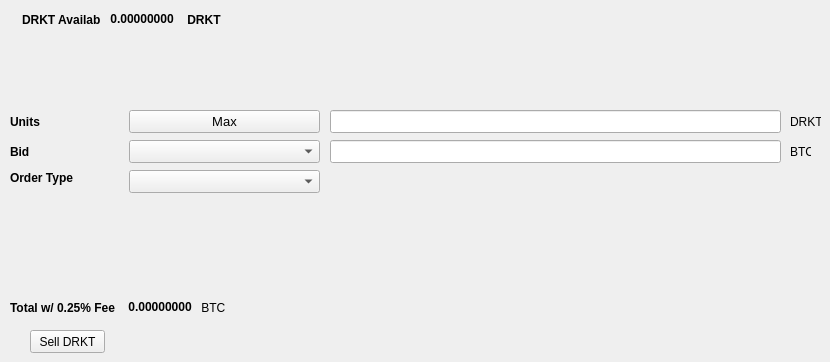
   <widget class="QWidget" name="SellTab">
    <attribute name="title">
     <string>Sell</string>
    </attribute>
    <widget class="QLabel" name="label_16">
     <property name="geometry">
      <rect>
       <x>790</x>
       <y>140</y>
       <width>21</width>
       <height>23</height>
      </rect>
     </property>
     <property name="text">
      <string>BTC</string>
     </property>
    </widget>
    <widget class="QComboBox" name="SellBidcomboBox">
     <property name="geometry">
      <rect>
       <x>129</x>
       <y>140</y>
       <width>191</width>
       <height>23</height>
      </rect>
     </property>
     <property name="font">
      <font>
       <pointsize>10</pointsize>
      </font>
     </property>
    </widget>
    <widget class="QLabel" name="label_18">
     <property name="geometry">
      <rect>
       <x>10</x>
       <y>110</y>
       <width>46</width>
       <height>23</height>
      </rect>
     </property>
     <property name="font">
      <font>
       <weight>75</weight>
       <bold>true</bold>
      </font>
     </property>
     <property name="text">
      <string>Units</string>
     </property>
    </widget>
    <widget class="QPushButton" name="Sell_Max_Amount">
     <property name="geometry">
      <rect>
       <x>129</x>
       <y>110</y>
       <width>191</width>
       <height>23</height>
      </rect>
     </property>
     <property name="font">
      <font>
       <pointsize>10</pointsize>
      </font>
     </property>
     <property name="text">
      <string>Max</string>
     </property>
    </widget>
    <widget class="QLabel" name="label_20">
     <property name="geometry">
      <rect>
       <x>10</x>
       <y>170</y>
       <width>71</width>
       <height>16</height>
      </rect>
     </property>
     <property name="font">
      <font>
       <weight>75</weight>
       <bold>true</bold>
      </font>
     </property>
     <property name="text">
      <string>Order Type</string>
     </property>
    </widget>
    <widget class="QComboBox" name="SellOrdertypeCombo">
     <property name="geometry">
      <rect>
       <x>129</x>
       <y>170</y>
       <width>191</width>
       <height>23</height>
      </rect>
     </property>
     <property name="font">
      <font>
       <pointsize>10</pointsize>
      </font>
     </property>
    </widget>
    <widget class="QLabel" name="label_21">
     <property name="geometry">
      <rect>
       <x>10</x>
       <y>140</y>
       <width>46</width>
       <height>23</height>
      </rect>
     </property>
     <property name="font">
      <font>
       <weight>75</weight>
       <bold>true</bold>
      </font>
     </property>
     <property name="text">
      <string>Bid</string>
     </property>
    </widget>
    <widget class="QLabel" name="label_22">
     <property name="geometry">
      <rect>
       <x>790</x>
       <y>110</y>
       <width>31</width>
       <height>23</height>
      </rect>
     </property>
     <property name="text">
      <string>DRKT</string>
     </property>
    </widget>
    <widget class="QLineEdit" name="UnitsInputDRKT">
     <property name="geometry">
      <rect>
       <x>330</x>
       <y>110</y>
       <width>451</width>
       <height>23</height>
      </rect>
     </property>
     <property name="font">
      <font>
       <pointsize>9</pointsize>
       <weight>75</weight>
       <bold>true</bold>
      </font>
     </property>
    </widget>
    <widget class="QLineEdit" name="SellBidPriceEdit">
     <property name="geometry">
      <rect>
       <x>330</x>
       <y>140</y>
       <width>451</width>
       <height>23</height>
      </rect>
     </property>
     <property name="font">
      <font>
       <pointsize>9</pointsize>
       <weight>75</weight>
       <bold>true</bold>
      </font>
     </property>
    </widget>
    <widget class="QPushButton" name="SellDRKTBTN">
     <property name="geometry">
      <rect>
       <x>30</x>
       <y>330</y>
       <width>75</width>
       <height>23</height>
      </rect>
     </property>
     <property name="text">
      <string>Sell DRKT</string>
     </property>
    </widget>
    <widget class="QWidget" name="layoutWidget">
     <property name="geometry">
      <rect>
       <x>22</x>
       <y>12</y>
       <width>200</width>
       <height>15</height>
      </rect>
     </property>
     <layout class="QHBoxLayout" name="horizontalLayout">
      <item>
       <widget class="QLabel" name="label232_2">
        <property name="font">
         <font>
          <weight>75</weight>
          <bold>true</bold>
         </font>
        </property>
        <property name="text">
         <string>DRKT Available:</string>
        </property>
       </widget>
      </item>
      <item>
       <widget class="QLabel" name="DRKTAvailableLabel">
        <property name="palette">
         <palette>
          <active>
           <colorrole role="WindowText">
            <brush brushstyle="SolidPattern">
             <color alpha="255">
              <red>0</red>
              <green>0</green>
              <blue>0</blue>
             </color>
            </brush>
           </colorrole>
           <colorrole role="Button">
            <brush brushstyle="SolidPattern">
             <color alpha="255">
              <red>0</red>
              <green>170</green>
              <blue>0</blue>
             </color>
            </brush>
           </colorrole>
           <colorrole role="Light">
            <brush brushstyle="SolidPattern">
             <color alpha="255">
              <red>0</red>
              <green>255</green>
              <blue>0</blue>
             </color>
            </brush>
           </colorrole>
           <colorrole role="Midlight">
            <brush brushstyle="SolidPattern">
             <color alpha="255">
              <red>0</red>
              <green>212</green>
              <blue>0</blue>
             </color>
            </brush>
           </colorrole>
           <colorrole role="Dark">
            <brush brushstyle="SolidPattern">
             <color alpha="255">
              <red>0</red>
              <green>85</green>
              <blue>0</blue>
             </color>
            </brush>
           </colorrole>
           <colorrole role="Mid">
            <brush brushstyle="SolidPattern">
             <color alpha="255">
              <red>0</red>
              <green>113</green>
              <blue>0</blue>
             </color>
            </brush>
           </colorrole>
           <colorrole role="Text">
            <brush brushstyle="SolidPattern">
             <color alpha="255">
              <red>0</red>
              <green>170</green>
              <blue>0</blue>
             </color>
            </brush>
           </colorrole>
           <colorrole role="BrightText">
            <brush brushstyle="SolidPattern">
             <color alpha="255">
              <red>255</red>
              <green>255</green>
              <blue>255</blue>
             </color>
            </brush>
           </colorrole>
           <colorrole role="ButtonText">
            <brush brushstyle="SolidPattern">
             <color alpha="255">
              <red>0</red>
              <green>0</green>
              <blue>0</blue>
             </color>
            </brush>
           </colorrole>
           <colorrole role="Base">
            <brush brushstyle="SolidPattern">
             <color alpha="255">
              <red>255</red>
              <green>255</green>
              <blue>255</blue>
             </color>
            </brush>
           </colorrole>
           <colorrole role="Window">
            <brush brushstyle="SolidPattern">
             <color alpha="255">
              <red>0</red>
              <green>170</green>
              <blue>0</blue>
             </color>
            </brush>
           </colorrole>
           <colorrole role="Shadow">
            <brush brushstyle="SolidPattern">
             <color alpha="255">
              <red>0</red>
              <green>0</green>
              <blue>0</blue>
             </color>
            </brush>
           </colorrole>
           <colorrole role="AlternateBase">
            <brush brushstyle="SolidPattern">
             <color alpha="255">
              <red>127</red>
              <green>212</green>
              <blue>127</blue>
             </color>
            </brush>
           </colorrole>
           <colorrole role="ToolTipBase">
            <brush brushstyle="SolidPattern">
             <color alpha="255">
              <red>255</red>
              <green>255</green>
              <blue>220</blue>
             </color>
            </brush>
           </colorrole>
           <colorrole role="ToolTipText">
            <brush brushstyle="SolidPattern">
             <color alpha="255">
              <red>0</red>
              <green>0</green>
              <blue>0</blue>
             </color>
            </brush>
           </colorrole>
          </active>
          <inactive>
           <colorrole role="WindowText">
            <brush brushstyle="SolidPattern">
             <color alpha="255">
              <red>0</red>
              <green>0</green>
              <blue>0</blue>
             </color>
            </brush>
           </colorrole>
           <colorrole role="Button">
            <brush brushstyle="SolidPattern">
             <color alpha="255">
              <red>0</red>
              <green>170</green>
              <blue>0</blue>
             </color>
            </brush>
           </colorrole>
           <colorrole role="Light">
            <brush brushstyle="SolidPattern">
             <color alpha="255">
              <red>0</red>
              <green>255</green>
              <blue>0</blue>
             </color>
            </brush>
           </colorrole>
           <colorrole role="Midlight">
            <brush brushstyle="SolidPattern">
             <color alpha="255">
              <red>0</red>
              <green>212</green>
              <blue>0</blue>
             </color>
            </brush>
           </colorrole>
           <colorrole role="Dark">
            <brush brushstyle="SolidPattern">
             <color alpha="255">
              <red>0</red>
              <green>85</green>
              <blue>0</blue>
             </color>
            </brush>
           </colorrole>
           <colorrole role="Mid">
            <brush brushstyle="SolidPattern">
             <color alpha="255">
              <red>0</red>
              <green>113</green>
              <blue>0</blue>
             </color>
            </brush>
           </colorrole>
           <colorrole role="Text">
            <brush brushstyle="SolidPattern">
             <color alpha="255">
              <red>0</red>
              <green>170</green>
              <blue>0</blue>
             </color>
            </brush>
           </colorrole>
           <colorrole role="BrightText">
            <brush brushstyle="SolidPattern">
             <color alpha="255">
              <red>255</red>
              <green>255</green>
              <blue>255</blue>
             </color>
            </brush>
           </colorrole>
           <colorrole role="ButtonText">
            <brush brushstyle="SolidPattern">
             <color alpha="255">
              <red>0</red>
              <green>0</green>
              <blue>0</blue>
             </color>
            </brush>
           </colorrole>
           <colorrole role="Base">
            <brush brushstyle="SolidPattern">
             <color alpha="255">
              <red>255</red>
              <green>255</green>
              <blue>255</blue>
             </color>
            </brush>
           </colorrole>
           <colorrole role="Window">
            <brush brushstyle="SolidPattern">
             <color alpha="255">
              <red>0</red>
              <green>170</green>
              <blue>0</blue>
             </color>
            </brush>
           </colorrole>
           <colorrole role="Shadow">
            <brush brushstyle="SolidPattern">
             <color alpha="255">
              <red>0</red>
              <green>0</green>
              <blue>0</blue>
             </color>
            </brush>
           </colorrole>
           <colorrole role="AlternateBase">
            <brush brushstyle="SolidPattern">
             <color alpha="255">
              <red>127</red>
              <green>212</green>
              <blue>127</blue>
             </color>
            </brush>
           </colorrole>
           <colorrole role="ToolTipBase">
            <brush brushstyle="SolidPattern">
             <color alpha="255">
              <red>255</red>
              <green>255</green>
              <blue>220</blue>
             </color>
            </brush>
           </colorrole>
           <colorrole role="ToolTipText">
            <brush brushstyle="SolidPattern">
             <color alpha="255">
              <red>0</red>
              <green>0</green>
              <blue>0</blue>
             </color>
            </brush>
           </colorrole>
          </inactive>
          <disabled>
           <colorrole role="WindowText">
            <brush brushstyle="SolidPattern">
             <color alpha="255">
              <red>0</red>
              <green>85</green>
              <blue>0</blue>
             </color>
            </brush>
           </colorrole>
           <colorrole role="Button">
            <brush brushstyle="SolidPattern">
             <color alpha="255">
              <red>0</red>
              <green>170</green>
              <blue>0</blue>
             </color>
            </brush>
           </colorrole>
           <colorrole role="Light">
            <brush brushstyle="SolidPattern">
             <color alpha="255">
              <red>0</red>
              <green>255</green>
              <blue>0</blue>
             </color>
            </brush>
           </colorrole>
           <colorrole role="Midlight">
            <brush brushstyle="SolidPattern">
             <color alpha="255">
              <red>0</red>
              <green>212</green>
              <blue>0</blue>
             </color>
            </brush>
           </colorrole>
           <colorrole role="Dark">
            <brush brushstyle="SolidPattern">
             <color alpha="255">
              <red>0</red>
              <green>85</green>
              <blue>0</blue>
             </color>
            </brush>
           </colorrole>
           <colorrole role="Mid">
            <brush brushstyle="SolidPattern">
             <color alpha="255">
              <red>0</red>
              <green>113</green>
              <blue>0</blue>
             </color>
            </brush>
           </colorrole>
           <colorrole role="Text">
            <brush brushstyle="SolidPattern">
             <color alpha="255">
              <red>0</red>
              <green>85</green>
              <blue>0</blue>
             </color>
            </brush>
           </colorrole>
           <colorrole role="BrightText">
            <brush brushstyle="SolidPattern">
             <color alpha="255">
              <red>255</red>
              <green>255</green>
              <blue>255</blue>
             </color>
            </brush>
           </colorrole>
           <colorrole role="ButtonText">
            <brush brushstyle="SolidPattern">
             <color alpha="255">
              <red>0</red>
              <green>85</green>
              <blue>0</blue>
             </color>
            </brush>
           </colorrole>
           <colorrole role="Base">
            <brush brushstyle="SolidPattern">
             <color alpha="255">
              <red>0</red>
              <green>170</green>
              <blue>0</blue>
             </color>
            </brush>
           </colorrole>
           <colorrole role="Window">
            <brush brushstyle="SolidPattern">
             <color alpha="255">
              <red>0</red>
              <green>170</green>
              <blue>0</blue>
             </color>
            </brush>
           </colorrole>
           <colorrole role="Shadow">
            <brush brushstyle="SolidPattern">
             <color alpha="255">
              <red>0</red>
              <green>0</green>
              <blue>0</blue>
             </color>
            </brush>
           </colorrole>
           <colorrole role="AlternateBase">
            <brush brushstyle="SolidPattern">
             <color alpha="255">
              <red>0</red>
              <green>170</green>
              <blue>0</blue>
             </color>
            </brush>
           </colorrole>
           <colorrole role="ToolTipBase">
            <brush brushstyle="SolidPattern">
             <color alpha="255">
              <red>255</red>
              <green>255</green>
              <blue>220</blue>
             </color>
            </brush>
           </colorrole>
           <colorrole role="ToolTipText">
            <brush brushstyle="SolidPattern">
             <color alpha="255">
              <red>0</red>
              <green>0</green>
              <blue>0</blue>
             </color>
            </brush>
           </colorrole>
          </disabled>
         </palette>
        </property>
        <property name="font">
         <font>
          <weight>75</weight>
          <bold>true</bold>
         </font>
        </property>
        <property name="text">
         <string> 0.00000000 </string>
        </property>
        <property name="textInteractionFlags">
         <set>Qt::LinksAccessibleByMouse|Qt::TextSelectableByKeyboard|Qt::TextSelectableByMouse</set>
        </property>
       </widget>
      </item>
      <item>
       <widget class="QLabel" name="labelDRKT">
        <property name="font">
         <font>
          <weight>75</weight>
          <bold>true</bold>
         </font>
        </property>
        <property name="text">
         <string> DRKT</string>
        </property>
       </widget>
      </item>
     </layout>
    </widget>
    <widget class="QWidget" name="layoutWidget">
     <property name="geometry">
      <rect>
       <x>10</x>
       <y>300</y>
       <width>218</width>
       <height>15</height>
      </rect>
     </property>
     <layout class="QHBoxLayout" name="horizontalLayout_2">
      <item>
       <widget class="QLabel" name="label_19">
        <property name="font">
         <font>
          <weight>75</weight>
          <bold>true</bold>
         </font>
        </property>
        <property name="text">
         <string>Total w/ 0.25% Fee </string>
        </property>
       </widget>
      </item>
      <item>
       <widget class="QLabel" name="SellCostLabel">
        <property name="palette">
         <palette>
          <active>
           <colorrole role="WindowText">
            <brush brushstyle="SolidPattern">
             <color alpha="255">
              <red>0</red>
              <green>0</green>
              <blue>0</blue>
             </color>
            </brush>
           </colorrole>
           <colorrole role="Button">
            <brush brushstyle="SolidPattern">
             <color alpha="255">
              <red>0</red>
              <green>170</green>
              <blue>0</blue>
             </color>
            </brush>
           </colorrole>
           <colorrole role="Light">
            <brush brushstyle="SolidPattern">
             <color alpha="255">
              <red>0</red>
              <green>255</green>
              <blue>0</blue>
             </color>
            </brush>
           </colorrole>
           <colorrole role="Midlight">
            <brush brushstyle="SolidPattern">
             <color alpha="255">
              <red>0</red>
              <green>212</green>
              <blue>0</blue>
             </color>
            </brush>
           </colorrole>
           <colorrole role="Dark">
            <brush brushstyle="SolidPattern">
             <color alpha="255">
              <red>0</red>
              <green>85</green>
              <blue>0</blue>
             </color>
            </brush>
           </colorrole>
           <colorrole role="Mid">
            <brush brushstyle="SolidPattern">
             <color alpha="255">
              <red>0</red>
              <green>113</green>
              <blue>0</blue>
             </color>
            </brush>
           </colorrole>
           <colorrole role="Text">
            <brush brushstyle="SolidPattern">
             <color alpha="255">
              <red>0</red>
              <green>170</green>
              <blue>0</blue>
             </color>
            </brush>
           </colorrole>
           <colorrole role="BrightText">
            <brush brushstyle="SolidPattern">
             <color alpha="255">
              <red>255</red>
              <green>255</green>
              <blue>255</blue>
             </color>
            </brush>
           </colorrole>
           <colorrole role="ButtonText">
            <brush brushstyle="SolidPattern">
             <color alpha="255">
              <red>0</red>
              <green>0</green>
              <blue>0</blue>
             </color>
            </brush>
           </colorrole>
           <colorrole role="Base">
            <brush brushstyle="SolidPattern">
             <color alpha="255">
              <red>255</red>
              <green>255</green>
              <blue>255</blue>
             </color>
            </brush>
           </colorrole>
           <colorrole role="Window">
            <brush brushstyle="SolidPattern">
             <color alpha="255">
              <red>0</red>
              <green>170</green>
              <blue>0</blue>
             </color>
            </brush>
           </colorrole>
           <colorrole role="Shadow">
            <brush brushstyle="SolidPattern">
             <color alpha="255">
              <red>0</red>
              <green>0</green>
              <blue>0</blue>
             </color>
            </brush>
           </colorrole>
           <colorrole role="AlternateBase">
            <brush brushstyle="SolidPattern">
             <color alpha="255">
              <red>127</red>
              <green>212</green>
              <blue>127</blue>
             </color>
            </brush>
           </colorrole>
           <colorrole role="ToolTipBase">
            <brush brushstyle="SolidPattern">
             <color alpha="255">
              <red>255</red>
              <green>255</green>
              <blue>220</blue>
             </color>
            </brush>
           </colorrole>
           <colorrole role="ToolTipText">
            <brush brushstyle="SolidPattern">
             <color alpha="255">
              <red>0</red>
              <green>0</green>
              <blue>0</blue>
             </color>
            </brush>
           </colorrole>
          </active>
          <inactive>
           <colorrole role="WindowText">
            <brush brushstyle="SolidPattern">
             <color alpha="255">
              <red>0</red>
              <green>0</green>
              <blue>0</blue>
             </color>
            </brush>
           </colorrole>
           <colorrole role="Button">
            <brush brushstyle="SolidPattern">
             <color alpha="255">
              <red>0</red>
              <green>170</green>
              <blue>0</blue>
             </color>
            </brush>
           </colorrole>
           <colorrole role="Light">
            <brush brushstyle="SolidPattern">
             <color alpha="255">
              <red>0</red>
              <green>255</green>
              <blue>0</blue>
             </color>
            </brush>
           </colorrole>
           <colorrole role="Midlight">
            <brush brushstyle="SolidPattern">
             <color alpha="255">
              <red>0</red>
              <green>212</green>
              <blue>0</blue>
             </color>
            </brush>
           </colorrole>
           <colorrole role="Dark">
            <brush brushstyle="SolidPattern">
             <color alpha="255">
              <red>0</red>
              <green>85</green>
              <blue>0</blue>
             </color>
            </brush>
           </colorrole>
           <colorrole role="Mid">
            <brush brushstyle="SolidPattern">
             <color alpha="255">
              <red>0</red>
              <green>113</green>
              <blue>0</blue>
             </color>
            </brush>
           </colorrole>
           <colorrole role="Text">
            <brush brushstyle="SolidPattern">
             <color alpha="255">
              <red>0</red>
              <green>170</green>
              <blue>0</blue>
             </color>
            </brush>
           </colorrole>
           <colorrole role="BrightText">
            <brush brushstyle="SolidPattern">
             <color alpha="255">
              <red>255</red>
              <green>255</green>
              <blue>255</blue>
             </color>
            </brush>
           </colorrole>
           <colorrole role="ButtonText">
            <brush brushstyle="SolidPattern">
             <color alpha="255">
              <red>0</red>
              <green>0</green>
              <blue>0</blue>
             </color>
            </brush>
           </colorrole>
           <colorrole role="Base">
            <brush brushstyle="SolidPattern">
             <color alpha="255">
              <red>255</red>
              <green>255</green>
              <blue>255</blue>
             </color>
            </brush>
           </colorrole>
           <colorrole role="Window">
            <brush brushstyle="SolidPattern">
             <color alpha="255">
              <red>0</red>
              <green>170</green>
              <blue>0</blue>
             </color>
            </brush>
           </colorrole>
           <colorrole role="Shadow">
            <brush brushstyle="SolidPattern">
             <color alpha="255">
              <red>0</red>
              <green>0</green>
              <blue>0</blue>
             </color>
            </brush>
           </colorrole>
           <colorrole role="AlternateBase">
            <brush brushstyle="SolidPattern">
             <color alpha="255">
              <red>127</red>
              <green>212</green>
              <blue>127</blue>
             </color>
            </brush>
           </colorrole>
           <colorrole role="ToolTipBase">
            <brush brushstyle="SolidPattern">
             <color alpha="255">
              <red>255</red>
              <green>255</green>
              <blue>220</blue>
             </color>
            </brush>
           </colorrole>
           <colorrole role="ToolTipText">
            <brush brushstyle="SolidPattern">
             <color alpha="255">
              <red>0</red>
              <green>0</green>
              <blue>0</blue>
             </color>
            </brush>
           </colorrole>
          </inactive>
          <disabled>
           <colorrole role="WindowText">
            <brush brushstyle="SolidPattern">
             <color alpha="255">
              <red>0</red>
              <green>85</green>
              <blue>0</blue>
             </color>
            </brush>
           </colorrole>
           <colorrole role="Button">
            <brush brushstyle="SolidPattern">
             <color alpha="255">
              <red>0</red>
              <green>170</green>
              <blue>0</blue>
             </color>
            </brush>
           </colorrole>
           <colorrole role="Light">
            <brush brushstyle="SolidPattern">
             <color alpha="255">
              <red>0</red>
              <green>255</green>
              <blue>0</blue>
             </color>
            </brush>
           </colorrole>
           <colorrole role="Midlight">
            <brush brushstyle="SolidPattern">
             <color alpha="255">
              <red>0</red>
              <green>212</green>
              <blue>0</blue>
             </color>
            </brush>
           </colorrole>
           <colorrole role="Dark">
            <brush brushstyle="SolidPattern">
             <color alpha="255">
              <red>0</red>
              <green>85</green>
              <blue>0</blue>
             </color>
            </brush>
           </colorrole>
           <colorrole role="Mid">
            <brush brushstyle="SolidPattern">
             <color alpha="255">
              <red>0</red>
              <green>113</green>
              <blue>0</blue>
             </color>
            </brush>
           </colorrole>
           <colorrole role="Text">
            <brush brushstyle="SolidPattern">
             <color alpha="255">
              <red>0</red>
              <green>85</green>
              <blue>0</blue>
             </color>
            </brush>
           </colorrole>
           <colorrole role="BrightText">
            <brush brushstyle="SolidPattern">
             <color alpha="255">
              <red>255</red>
              <green>255</green>
              <blue>255</blue>
             </color>
            </brush>
           </colorrole>
           <colorrole role="ButtonText">
            <brush brushstyle="SolidPattern">
             <color alpha="255">
              <red>0</red>
              <green>85</green>
              <blue>0</blue>
             </color>
            </brush>
           </colorrole>
           <colorrole role="Base">
            <brush brushstyle="SolidPattern">
             <color alpha="255">
              <red>0</red>
              <green>170</green>
              <blue>0</blue>
             </color>
            </brush>
           </colorrole>
           <colorrole role="Window">
            <brush brushstyle="SolidPattern">
             <color alpha="255">
              <red>0</red>
              <green>170</green>
              <blue>0</blue>
             </color>
            </brush>
           </colorrole>
           <colorrole role="Shadow">
            <brush brushstyle="SolidPattern">
             <color alpha="255">
              <red>0</red>
              <green>0</green>
              <blue>0</blue>
             </color>
            </brush>
           </colorrole>
           <colorrole role="AlternateBase">
            <brush brushstyle="SolidPattern">
             <color alpha="255">
              <red>0</red>
              <green>170</green>
              <blue>0</blue>
             </color>
            </brush>
           </colorrole>
           <colorrole role="ToolTipBase">
            <brush brushstyle="SolidPattern">
             <color alpha="255">
              <red>255</red>
              <green>255</green>
              <blue>220</blue>
             </color>
            </brush>
           </colorrole>
           <colorrole role="ToolTipText">
            <brush brushstyle="SolidPattern">
             <color alpha="255">
              <red>0</red>
              <green>0</green>
              <blue>0</blue>
             </color>
            </brush>
           </colorrole>
          </disabled>
         </palette>
        </property>
        <property name="font">
         <font>
          <weight>75</weight>
          <bold>true</bold>
         </font>
        </property>
        <property name="autoFillBackground">
         <bool>false</bool>
        </property>
        <property name="text">
         <string> 0.00000000</string>
        </property>
        <property name="textInteractionFlags">
         <set>Qt::LinksAccessibleByMouse|Qt::TextSelectableByMouse</set>
        </property>
       </widget>
      </item>
      <item>
       <widget class="QLabel" name="label_17">
        <property name="font">
         <font>
          <weight>50</weight>
          <bold>false</bold>
         </font>
        </property>
        <property name="text">
         <string> BTC</string>
        </property>
       </widget>
      </item>
     </layout>
    </widget>
   </widget>
